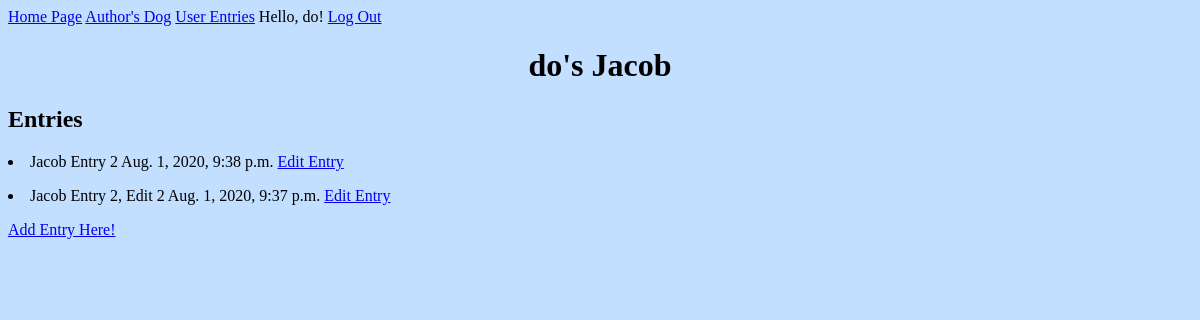
The app's page /user_entries/2/ (signed in), older data.
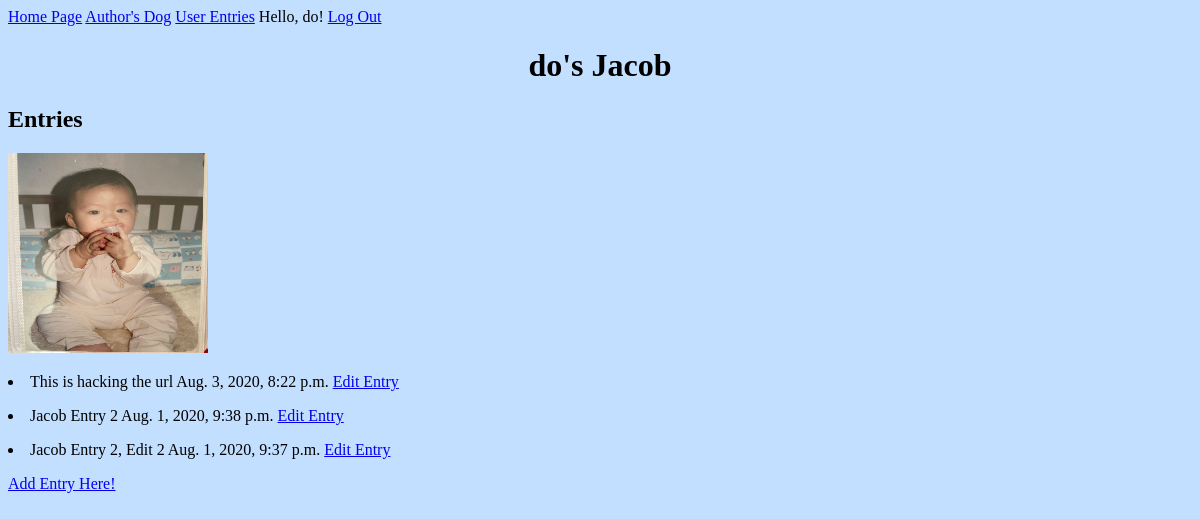
The same page, newer data.
### test_dog_app/models.py (models this page shows, shortened)
class DogName(models.Model):
    owner = models.ForeignKey(User, on_delete=models.CASCADE)
    name = models.CharField(max_length=70)
    def __str__(self):
        return self.name

class Entry(models.Model):
    dog_name = models.ForeignKey(DogName, on_delete=models.CASCADE, null=False)
    bio_entry = models.TextField()
    dog_photo = models.ImageField(default=None, upload_to='photo_img/', blank=True)
    date_entry = models.DateTimeField(auto_now_add=True)

### test_dog_app/views.py (the view)
# urls.py: path('user_entries/<int:dog_id>/', views.user_private_entries, name= 'user_private_entries'),
@login_required
def user_private_entries(request, dog_id):
    dog = DogName.objects.get(id=dog_id)
    dog_entries = dog.entry_set.order_by('-date_entry')
    if dog.owner != request.user:
        raise Http404
    content = {
        'dog': dog,
        'dog_entries': dog_entries
    }
    return render(request, 'user_private_entries.html', content)

### test_dog_app/templates/user_private_entries.html
{% extends 'base.html' %}
{% block content %}
<div style="text-align: center;">
    <h1>
        {{user.username }}'s {{ dog }}
    </h1>
</div>
    <h2>Entries</h2>
    {% for entry in dog_entries %}
        <p>
            {% if entry.dog_photo %}
                    <img src="{{ entry.dog_photo.url }}" alt="Dog's Photo"
                    style="width: 200px;height:200px">
                {% endif %}
            <li>
                {{ entry.bio_entry | linebreaksbr }}
                {{ entry.date_entry }}
                <a href="{% url 'test_dog_app:edit_dog_bio' entry.id %}">
                    Edit Entry
                </a>
            </li>
        </p>
    {% empty %}
        <h2>No entries currently added. Please add one using the button below!</h2>
    {% endfor %}
    <a href="{% url 'test_dog_app:write_about_dog' dog.id %}">
    Add Entry Here!
    </a>
{% endblock content %}

### test_dog_app/templates/base.html (shortened to what this page needs)
<!DOCTYPE html>
<html lang="en">
<body style="background-color:#C2DFFF;">
    <a href="{% url 'test_dog_app:index' %}">Home Page</a>
    <a href="{% url 'test_dog_app:authors_dog' %}">Author's Dog</a>
    <a href="{% url 'test_dog_app:user_entries' %}">User Entries</a>
{% if user.is_authenticated %}
    Hello, {{ user }}!
    <a href="{% url 'users:logout' %}">Log Out</a>
{% else %}
    <a href="{% url 'users:login' %}">Log In</a>
    <a href="{% url 'users:register' %}">Register</a>
{% endif %}
{% block content %}
{% endblock content %}
</body>
</html>

Row changes from the older to the newer data that the page shows:
added Entry: dog_photo (picture), bio_entry "This is hacking the url", date_entry "Aug. 3, 2020, 8:22 p.m."
